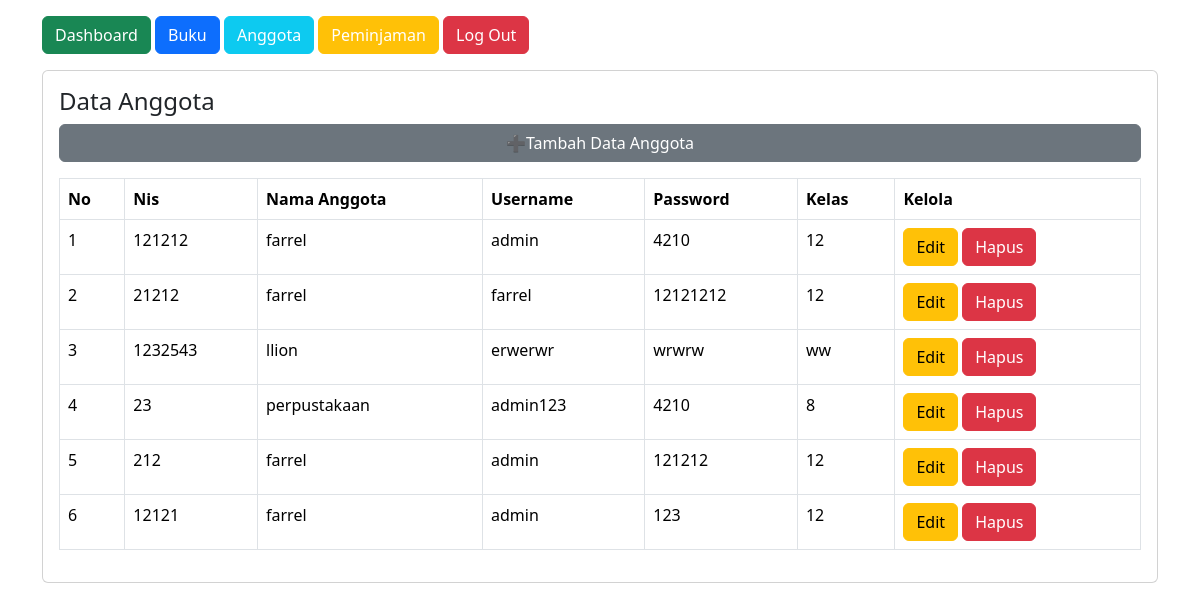
Page /admin/dashboard.php?halaman=data_anggota (signed in) on the committed database.
### tables this page shows
CREATE TABLE `anggota` (
  `id_anggota` int(11) NOT NULL,
  `nis` varchar(20) NOT NULL,
  `nama_anggota` varchar(50) NOT NULL,
  `username` varchar(50) NOT NULL,
  `password` varchar(50) NOT NULL,
  `kelas` varchar(35) NOT NULL
);

### Admin/data_anggota.php (the view)
<h4>Data Anggota</h4>
<a href="?halaman=input_anggota" class="btn btn-secondary">
    ➕Tambah Data Anggota
</a>
<table class="table table-bordered mt-3">
    <tr class="fw-bold">
        <td>No</td>
        <td>Nis</td>
        <td>Nama Anggota</td>
        <td>Username</td>
        <td>Password</td>
        <td>Kelas</td>
        <td>Kelola</td>
    </tr>
    <?php
    $no = 1;
    include '../koneksi.php';
    $query  = "SELECT * FROM anggota ORDER BY id_anggota DESC";
    $data   = mysqli_query($koneksi, $query);
    foreach($data as $anggota){ ?>
    <tr>
        <td><?= $no++; ?></td>
        <td><?= $anggota['nis'] ?></td>
        <td><?= $anggota['nama_anggota'] ?></td>
        <td><?= $anggota['username'] ?></td>
        <td><?= $anggota['password'] ?></td>
        <td><?= $anggota['kelas'] ?></td>
        <td>
            <a class="btn btn-warning" href="?halaman=edit_anggota&id=<?= $anggota['id_anggota'] ?>">Edit</a>
            <a class="btn btn-danger" onclick="return confirm('Yakin Data dihapus')" href="?halaman=hapus_anggota&id=<?= $anggota['id_anggota'] ?>">Hapus</a>
        </td>
    </tr>
    <?php } ?>
</table>

### rows in the picture
anggota: nis "121212", nama_anggota "farrel", username "admin", password "4210", kelas "12"
anggota: nis "21212", nama_anggota "farrel", username "farrel", password "12121212", kelas "12"
anggota: nis "1232543", nama_anggota "llion", username "erwerwr", password "wrwrw", kelas "ww"
anggota: nis "23", nama_anggota "perpustakaan", username "admin123", password "4210", kelas "8"
anggota: nis "212", nama_anggota "farrel", username "admin", password "121212", kelas "12"
anggota: nis "12121", nama_anggota "farrel", username "admin", password "123", kelas "12"
